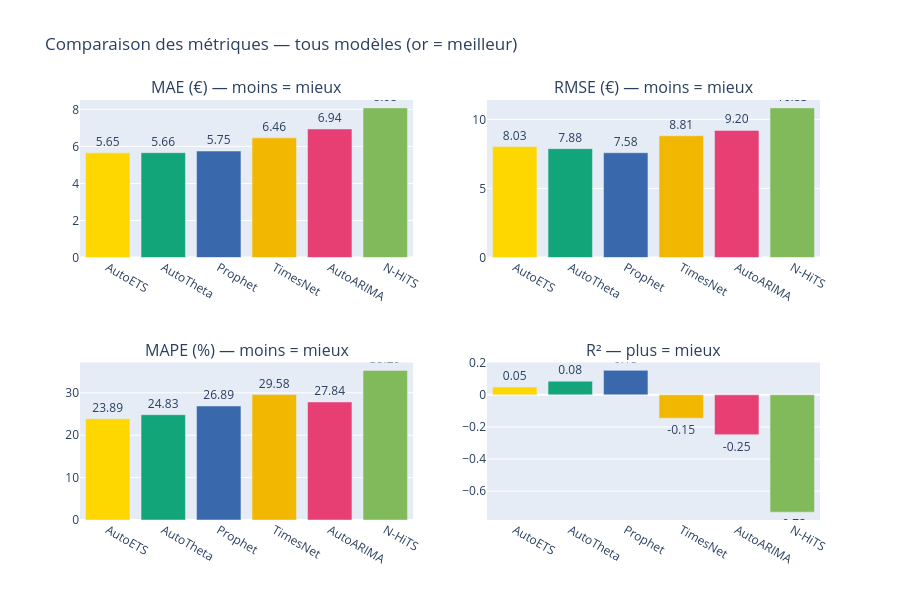

Notebook code cell kept with this figure:
### Code cell
# ── Graphique métriques comparatives ─────────────────────────────────────────
fig = make_subplots(
    rows=2, cols=2,
    subplot_titles=['MAE (€) — moins = mieux', 'RMSE (€) — moins = mieux',
                    'MAPE (%) — moins = mieux', 'R² — plus = mieux']
)

palette = px.colors.qualitative.Bold
models  = bench['Model'].tolist()
colors  = [palette[i % len(palette)] for i in range(len(models))]

metrics_map = [
    ('MAE',      1, 1, False),
    ('RMSE',     1, 2, False),
    ('MAPE (%)', 2, 1, False),
    ('R²',       2, 2, True),
]
for col, row, col_idx, higher_better in metrics_map:
    vals = bench[col].tolist()
    bar_colors = []
    for i, v in enumerate(vals):
        if higher_better:
            bar_colors.append('gold' if i == 0 else colors[i])
        else:
            bar_colors.append('gold' if i == 0 else colors[i])
    fig.add_trace(
        go.Bar(x=models, y=vals, marker_color=bar_colors,
               text=[f'{v:.2f}' for v in vals], textposition='outside'),
        row=row, col=col_idx
    )

fig.update_layout(title='Comparaison des métriques — tous modèles (or = meilleur)',
                  showlegend=False, height=600)
fig.show()

### Figure 1 — Plotly figure (JSON) as saved in the notebook; plotly's stock layout.template omitted (floating-point values rounded to 4 significant figures)
{"data": [{"marker": {"color": ["gold", "rgb(17, 165, 121)", "rgb(57, 105, 172)", "rgb(242, 183, 1)", "rgb(231, 63, 116)", "rgb(128, 186, 90)"]}, "text": ["5.65", "5.66", "5.75", "6.46", "6.94", "8.08"], "textposition": "outside", "type": "bar", "x": ["AutoETS", "AutoTheta", "Prophet", "TimesNet", "AutoARIMA", "N-HiTS"], "xaxis": "x", "y": [5.65, 5.66, 5.75, 6.46, 6.94, 8.08], "yaxis": "y"}, {"marker": {"color": ["gold", "rgb(17, 165, 121)", "rgb(57, 105, 172)", "rgb(242, 183, 1)", "rgb(231, 63, 116)", "rgb(128, 186, 90)"]}, "text": ["8.03", "7.88", "7.58", "8.81", "9.20", "10.83"], "textposition": "outside", "type": "bar", "x": ["AutoETS", "AutoTheta", "Prophet", "TimesNet", "AutoARIMA", "N-HiTS"], "xaxis": "x2", "y": [8.03, 7.88, 7.58, 8.81, 9.2, 10.83], "yaxis": "y2"}, {"marker": {"color": ["gold", "rgb(17, 165, 121)", "rgb(57, 105, 172)", "rgb(242, 183, 1)", "rgb(231, 63, 116)", "rgb(128, 186, 90)"]}, "text": ["23.89", "24.83", "26.89", "29.58", "27.84", "35.29"], "textposition": "outside", "type": "bar", "x": ["AutoETS", "AutoTheta", "Prophet", "TimesNet", "AutoARIMA", "N-HiTS"], "xaxis": "x3", "y": [23.89, 24.83, 26.89, 29.58, 27.84, 35.29], "yaxis": "y3"}, {"marker": {"color": ["gold", "rgb(17, 165, 121)", "rgb(57, 105, 172)", "rgb(242, 183, 1)", "rgb(231, 63, 116)", "rgb(128, 186, 90)"]}, "text": ["0.05", "0.08", "0.15", "-0.15", "-0.25", "-0.73"], "textposition": "outside", "type": "bar", "x": ["AutoETS", "AutoTheta", "Prophet", "TimesNet", "AutoARIMA", "N-HiTS"], "xaxis": "x4", "y": [0.0495, 0.0849, 0.1523, -0.1453, -0.2478, -0.7304], "yaxis": "y4"}], "layout": {"annotations": [{"font": {"size": 16}, "showarrow": false, "text": "MAE (€) — moins = mieux", "x": 0.225, "xanchor": "center", "xref": "paper", "y": 1, "yanchor": "bottom", "yref": "paper"}, {"font": {"size": 16}, "showarrow": false, "text": "RMSE (€) — moins = mieux", "x": 0.775, "xanchor": "center", "xref": "paper", "y": 1, "yanchor": "bottom", "yref": "paper"}, {"font": {"size": 16}, "showarrow": false, "text": "MAPE (%) — moins = mieux", "x": 0.225, "xanchor": "center", "xref": "paper", "y": 0.375, "yanchor": "bottom", "yref": "paper"}, {"font": {"size": 16}, "showarrow": false, "text": "R² — plus = mieux", "x": 0.775, "xanchor": "center", "xref": "paper", "y": 0.375, "yanchor": "bottom", "yref": "paper"}], "height": 600, "showlegend": false, "title": {"text": "Comparaison des métriques — tous modèles (or = meilleur)"}, "xaxis": {"anchor": "y", "domain": [0, 0.45]}, "xaxis2": {"anchor": "y2", "domain": [0.55, 1]}, "xaxis3": {"anchor": "y3", "domain": [0, 0.45]}, "xaxis4": {"anchor": "y4", "domain": [0.55, 1]}, "yaxis": {"anchor": "x", "domain": [0.625, 1]}, "yaxis2": {"anchor": "x2", "domain": [0.625, 1]}, "yaxis3": {"anchor": "x3", "domain": [0, 0.375]}, "yaxis4": {"anchor": "x4", "domain": [0, 0.375]}}}
